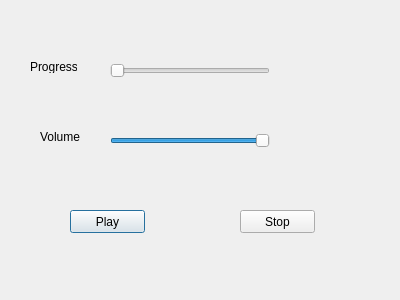
<?xml version="1.0" encoding="UTF-8"?>
<ui version="4.0">
 <class>Dialog</class>
 <widget class="QDialog" name="Dialog">
  <property name="geometry">
   <rect>
    <x>0</x>
    <y>0</y>
    <width>400</width>
    <height>300</height>
   </rect>
  </property>
  <property name="windowTitle">
   <string>Dialog</string>
  </property>
  <widget class="QPushButton" name="Play">
   <property name="geometry">
    <rect>
     <x>70</x>
     <y>210</y>
     <width>75</width>
     <height>23</height>
    </rect>
   </property>
   <property name="text">
    <string>Play</string>
   </property>
  </widget>
  <widget class="QPushButton" name="Stop">
   <property name="geometry">
    <rect>
     <x>240</x>
     <y>210</y>
     <width>75</width>
     <height>23</height>
    </rect>
   </property>
   <property name="text">
    <string>Stop</string>
   </property>
  </widget>
  <widget class="QSlider" name="Duration">
   <property name="geometry">
    <rect>
     <x>110</x>
     <y>60</y>
     <width>160</width>
     <height>22</height>
    </rect>
   </property>
   <property name="orientation">
    <enum>Qt::Horizontal</enum>
   </property>
  </widget>
  <widget class="QSlider" name="Volume">
   <property name="geometry">
    <rect>
     <x>110</x>
     <y>130</y>
     <width>160</width>
     <height>22</height>
    </rect>
   </property>
   <property name="value">
    <number>99</number>
   </property>
   <property name="orientation">
    <enum>Qt::Horizontal</enum>
   </property>
  </widget>
  <widget class="QLabel" name="DuationLabel">
   <property name="geometry">
    <rect>
     <x>30</x>
     <y>60</y>
     <width>47</width>
     <height>13</height>
    </rect>
   </property>
   <property name="text">
    <string>Progress</string>
   </property>
  </widget>
  <widget class="QLabel" name="VolumeLabel">
   <property name="geometry">
    <rect>
     <x>40</x>
     <y>130</y>
     <width>47</width>
     <height>13</height>
    </rect>
   </property>
   <property name="text">
    <string>Volume</string>
   </property>
  </widget>
 </widget>
 <resources/>
 <connections/>
</ui>
